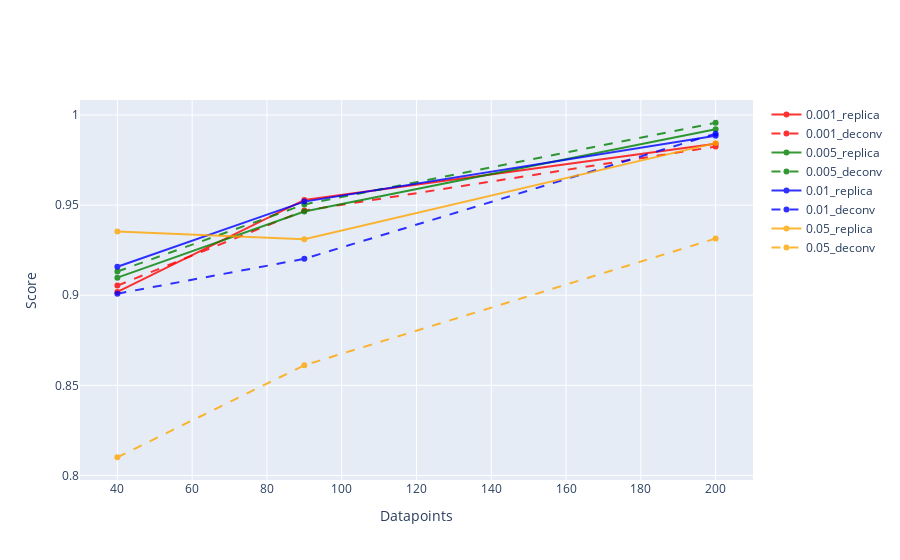

The notebook cell saved with this chart:
### Code cell
import plotly.graph_objects as go

def plot_run(info, scores,color):
    data = scores.sort_values('num')
    label = f"{info['sigma']}_{info['type']}"
    yield go.Scatter(x=data['num'],y=data['max_score'],name=label, opacity=0.8,
                     line_color=color,
                     line=dict(dash="dash" if info['type']=='deconv' else None))

def plot_runs(data):
    data = data[(data['sigma'] < 1)]# & (data['type']=='replica')]
    unique = data[['sigma']].drop_duplicates()
    for n,color in zip(unique.to_dict(orient="records"),colors):
        for t in ['replica','deconv']:
            n['type'] = t
            scores = data[(data['sigma'] == n['sigma']) & (data['type'] == n['type'])]
            yield from plot_run(n, scores,color)
fig = go.Figure(list(plot_runs(data)))
fig.update_layout(xaxis_title="Datapoints",yaxis_title="Score")
fig

### Figure 1 — Plotly figure (JSON) as saved in the notebook; plotly's stock layout.template omitted (floating-point values rounded to 4 significant figures)
{"data": [{"line": {"color": "red"}, "name": "0.001_replica", "opacity": 0.8, "type": "scatter", "x": [40, 90, 200], "y": [0.9018, 0.9529, 0.9841]}, {"line": {"color": "red", "dash": "dash"}, "name": "0.001_deconv", "opacity": 0.8, "type": "scatter", "x": [40, 90, 200], "y": [0.9053, 0.9469, 0.9824]}, {"line": {"color": "green"}, "name": "0.005_replica", "opacity": 0.8, "type": "scatter", "x": [40, 90, 200], "y": [0.9097, 0.9464, 0.9921]}, {"line": {"color": "green", "dash": "dash"}, "name": "0.005_deconv", "opacity": 0.8, "type": "scatter", "x": [40, 90, 200], "y": [0.9132, 0.9504, 0.9957]}, {"line": {"color": "blue"}, "name": "0.01_replica", "opacity": 0.8, "type": "scatter", "x": [40, 90, 200], "y": [0.9158, 0.9519, 0.9885]}, {"line": {"color": "blue", "dash": "dash"}, "name": "0.01_deconv", "opacity": 0.8, "type": "scatter", "x": [40, 90, 200], "y": [0.9008, 0.9202, 0.9897]}, {"line": {"color": "orange"}, "name": "0.05_replica", "opacity": 0.8, "type": "scatter", "x": [40, 90, 200], "y": [0.9354, 0.9311, 0.9844]}, {"line": {"color": "orange", "dash": "dash"}, "name": "0.05_deconv", "opacity": 0.8, "type": "scatter", "x": [40, 90, 200], "y": [0.8101, 0.8611, 0.9315]}], "layout": {"xaxis": {"title": {"text": "Datapoints"}}, "yaxis": {"title": {"text": "Score"}}}}
